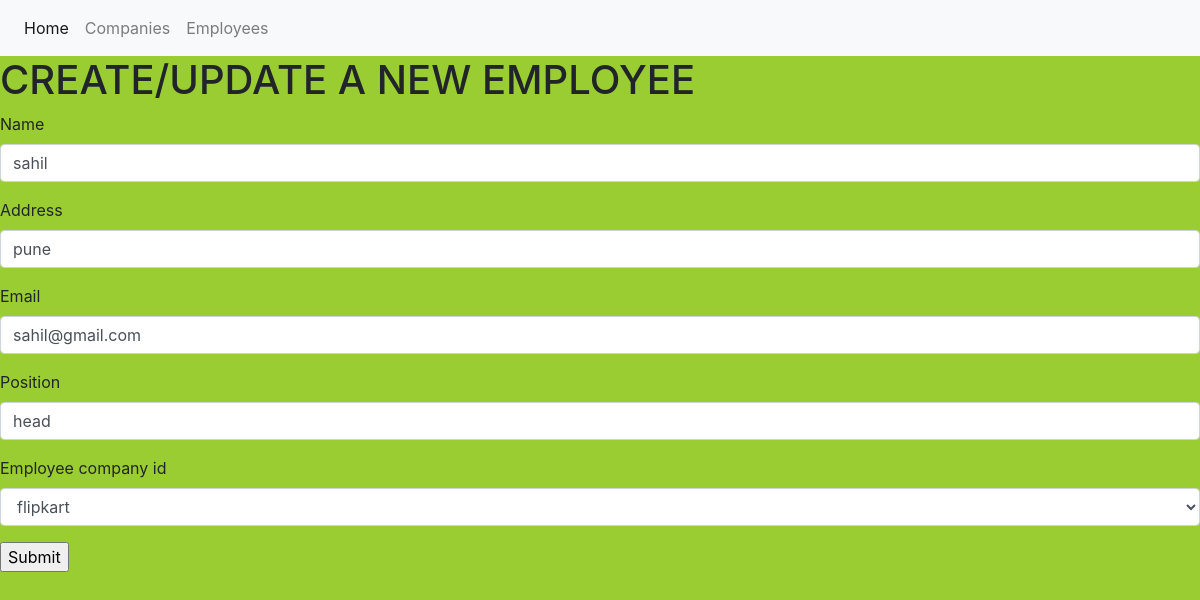
The app's page /EmployeeUpdate/1/ with its own data.
### app1/models.py (models this page shows, shortened)
class Employee(models.Model):
    emp_id = models.IntegerField(primary_key=True)
    name = models.CharField(max_length=20)
    address = models.CharField(max_length=100)
    email = models.EmailField()
    position = models.CharField(max_length=25)
    employee_company_id = models.ForeignKey(Company,on_delete=models.CASCADE,related_name='employee')

class Company(models.Model):
    company_id = models.IntegerField(primary_key=True)
    domain = models.URLField()
    address = models.CharField(max_length=100)
    email = models.EmailField()
    name = models.CharField(max_length=50,default="")
    def __str__(self):
        return self.name

### app1/views.py (the view)
# urls.py: path('EmployeeUpdate/<int:pk>/',views.EmployeeUpdate.as_view(),name='EmployeeUpdate'),
class EmployeeUpdate(UpdateView):
    model = Employee
    fields = ['name','address','email','position','employee_company_id']
    success_url = "/"

### templates/app1/employee_form.html (shortened to what this page needs)
{% extends "base.html" %}{% load bootstrap3 %}
{% block content %}
<h1>CREATE/UPDATE A NEW EMPLOYEE</h1>
<form method="POST" enctype="multipart/form-data">
    {% bootstrap_form form %}
    <input type="submit" value="Submit">
</form>
{% endblock %}

### static/css/main.css (style rules this page uses)
body { background-color: yellowgreen; }

### records on screen
Employee: name "sahil", address "pune", email "sahil@gmail.com", position "head", employee_company_id "flipkart"
